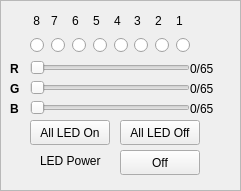
   <widget class="QFrame" name="LED">
    <property name="geometry">
     <rect>
      <x>510</x>
      <y>20</y>
      <width>241</width>
      <height>191</height>
     </rect>
    </property>
    <property name="frameShape">
     <enum>QFrame::StyledPanel</enum>
    </property>
    <property name="frameShadow">
     <enum>QFrame::Sunken</enum>
    </property>
    <widget class="QPushButton" name="led_power_on">
     <property name="geometry">
      <rect>
       <x>120</x>
       <y>150</y>
       <width>80</width>
       <height>25</height>
      </rect>
     </property>
     <property name="text">
      <string>Off</string>
     </property>
    </widget>
    <widget class="QLabel" name="led_power_label">
     <property name="geometry">
      <rect>
       <x>40</x>
       <y>150</y>
       <width>71</width>
       <height>21</height>
      </rect>
     </property>
     <property name="text">
      <string>LED Power</string>
     </property>
    </widget>
    <widget class="QLabel" name="blue_value">
     <property name="geometry">
      <rect>
       <x>190</x>
       <y>100</y>
       <width>54</width>
       <height>17</height>
      </rect>
     </property>
     <property name="text">
      <string>0/65</string>
     </property>
    </widget>
    <widget class="QSlider" name="Red">
     <property name="geometry">
      <rect>
       <x>30</x>
       <y>60</y>
       <width>160</width>
       <height>16</height>
      </rect>
     </property>
     <property name="maximum">
      <number>65</number>
     </property>
     <property name="orientation">
      <enum>Qt::Horizontal</enum>
     </property>
    </widget>
    <widget class="QSlider" name="Green">
     <property name="geometry">
      <rect>
       <x>30</x>
       <y>80</y>
       <width>160</width>
       <height>16</height>
      </rect>
     </property>
     <property name="maximum">
      <number>65</number>
     </property>
     <property name="orientation">
      <enum>Qt::Horizontal</enum>
     </property>
    </widget>
    <widget class="QSlider" name="Blue">
     <property name="geometry">
      <rect>
       <x>30</x>
       <y>100</y>
       <width>160</width>
       <height>16</height>
      </rect>
     </property>
     <property name="maximum">
      <number>65</number>
     </property>
     <property name="orientation">
      <enum>Qt::Horizontal</enum>
     </property>
    </widget>
    <widget class="QLabel" name="red_value">
     <property name="geometry">
      <rect>
       <x>190</x>
       <y>60</y>
       <width>41</width>
       <height>17</height>
      </rect>
     </property>
     <property name="text">
      <string>0/65</string>
     </property>
    </widget>
    <widget class="QLabel" name="green_value">
     <property name="geometry">
      <rect>
       <x>190</x>
       <y>80</y>
       <width>41</width>
       <height>17</height>
      </rect>
     </property>
     <property name="text">
      <string>0/65</string>
     </property>
    </widget>
    <widget class="QLabel" name="red_label">
     <property name="geometry">
      <rect>
       <x>10</x>
       <y>60</y>
       <width>16</width>
       <height>17</height>
      </rect>
     </property>
     <property name="font">
      <font>
       <bold>true</bold>
      </font>
     </property>
     <property name="text">
      <string>R</string>
     </property>
    </widget>
    <widget class="QLabel" name="green_label">
     <property name="geometry">
      <rect>
       <x>10</x>
       <y>80</y>
       <width>16</width>
       <height>17</height>
      </rect>
     </property>
     <property name="font">
      <font>
       <bold>true</bold>
      </font>
     </property>
     <property name="text">
      <string>G</string>
     </property>
    </widget>
    <widget class="QLabel" name="blue_label">
     <property name="geometry">
      <rect>
       <x>10</x>
       <y>100</y>
       <width>16</width>
       <height>17</height>
      </rect>
     </property>
     <property name="font">
      <font>
       <bold>true</bold>
      </font>
     </property>
     <property name="text">
      <string>B</string>
     </property>
    </widget>
    <widget class="QPushButton" name="led_on">
     <property name="geometry">
      <rect>
       <x>30</x>
       <y>120</y>
       <width>80</width>
       <height>25</height>
      </rect>
     </property>
     <property name="text">
      <string>All LED On</string>
     </property>
    </widget>
    <widget class="QPushButton" name="led_off">
     <property name="geometry">
      <rect>
       <x>120</x>
       <y>120</y>
       <width>80</width>
       <height>25</height>
      </rect>
     </property>
     <property name="text">
      <string>All LED Off</string>
     </property>
    </widget>
    <widget class="QWidget" name="layoutWidget">
     <property name="geometry">
      <rect>
       <x>30</x>
       <y>10</y>
       <width>161</width>
       <height>43</height>
      </rect>
     </property>
     <layout class="QGridLayout" name="gridLayout">
      <item row="0" column="0">
       <widget class="QLabel" name="label_2">
        <property name="text">
         <string> 8</string>
        </property>
       </widget>
      </item>
      <item row="0" column="1">
       <widget class="QLabel" name="label_3">
        <property name="text">
         <string>7</string>
        </property>
       </widget>
      </item>
      <item row="0" column="2">
       <widget class="QLabel" name="label_4">
        <property name="text">
         <string>6</string>
        </property>
       </widget>
      </item>
      <item row="0" column="4">
       <widget class="QLabel" name="label_6">
        <property name="text">
         <string>4</string>
        </property>
       </widget>
      </item>
      <item row="0" column="5">
       <widget class="QLabel" name="label_7">
        <property name="text">
         <string>3</string>
        </property>
       </widget>
      </item>
      <item row="0" column="6">
       <widget class="QLabel" name="label_8">
        <property name="text">
         <string>2</string>
        </property>
       </widget>
      </item>
      <item row="0" column="7">
       <widget class="QLabel" name="label_9">
        <property name="text">
         <string>1</string>
        </property>
       </widget>
      </item>
      <item row="0" column="3">
       <widget class="QLabel" name="label_5">
        <property name="text">
         <string>5</string>
        </property>
       </widget>
      </item>
      <item row="1" column="0" colspan="8">
       <layout class="QHBoxLayout" name="horizontalLayout">
        <item>
         <widget class="QRadioButton" name="led1">
          <property name="text">
           <string/>
          </property>
          <property name="autoExclusive">
           <bool>false</bool>
          </property>
         </widget>
        </item>
        <item>
         <widget class="QRadioButton" name="led2">
          <property name="text">
           <string/>
          </property>
          <property name="autoExclusive">
           <bool>false</bool>
          </property>
         </widget>
        </item>
        <item>
         <widget class="QRadioButton" name="led3">
          <property name="text">
           <string/>
          </property>
          <property name="autoExclusive">
           <bool>false</bool>
          </property>
         </widget>
        </item>
        <item>
         <widget class="QRadioButton" name="led4">
          <property name="text">
           <string/>
          </property>
          <property name="autoExclusive">
           <bool>false</bool>
          </property>
         </widget>
        </item>
        <item>
         <widget class="QRadioButton" name="led5">
          <property name="text">
           <string/>
          </property>
          <property name="autoExclusive">
           <bool>false</bool>
          </property>
         </widget>
        </item>
        <item>
         <widget class="QRadioButton" name="led6">
          <property name="text">
           <string/>
          </property>
          <property name="autoExclusive">
           <bool>false</bool>
          </property>
         </widget>
        </item>
        <item>
         <widget class="QRadioButton" name="led7">
          <property name="text">
           <string/>
          </property>
          <property name="autoExclusive">
           <bool>false</bool>
          </property>
         </widget>
        </item>
        <item>
         <widget class="QRadioButton" name="led8">
          <property name="text">
           <string/>
          </property>
          <property name="autoExclusive">
           <bool>false</bool>
          </property>
         </widget>
        </item>
       </layout>
      </item>
     </layout>
    </widget>
   </widget>
